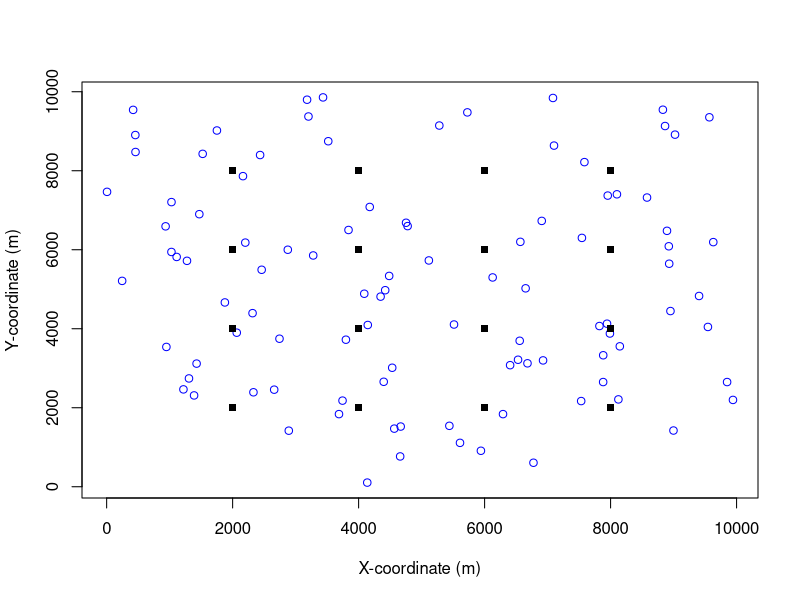
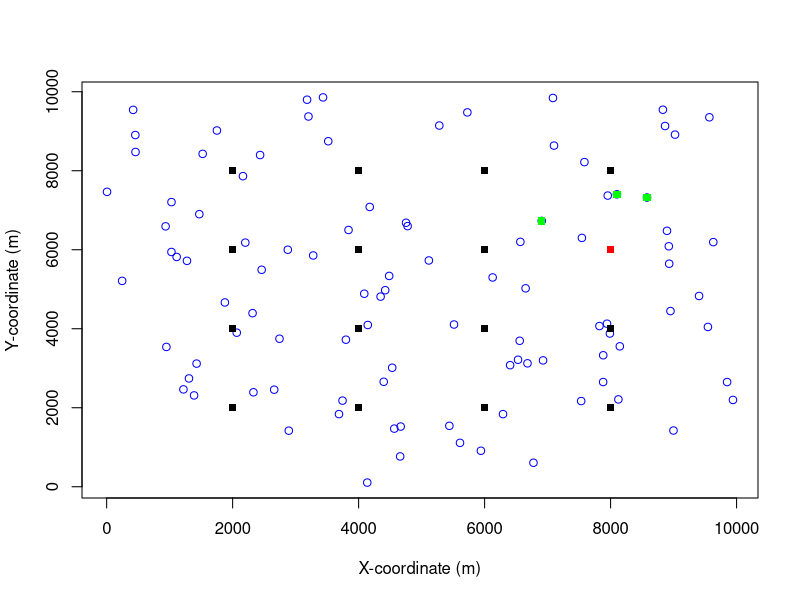
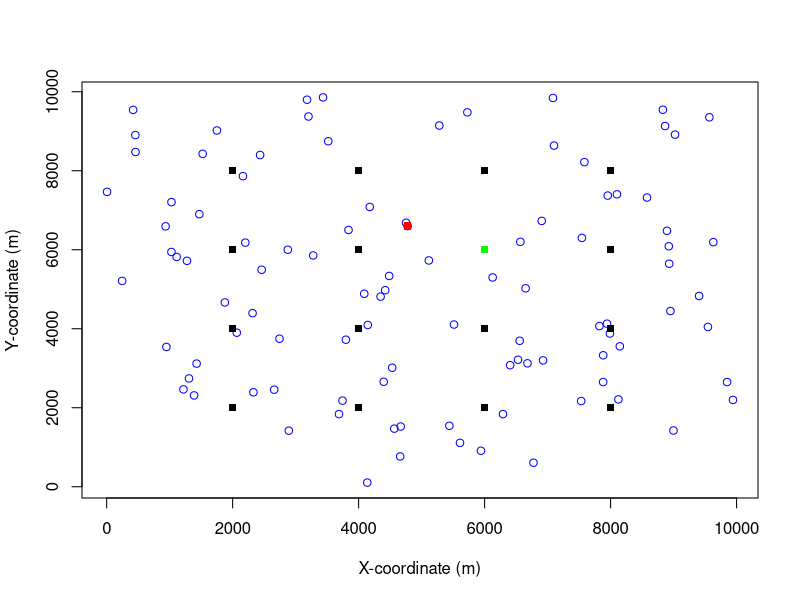

Recreate these plots in R, in order. (Note: this script raises an error after producing the figures.)
set.seed(123)
library(lubridate)
library(circular)

# x and y in square survey site with dimensions 10km x 10km with markers every 2000m
# mics
x_mic = seq(from = 2000, to = 8000, by = 2000)
y_mic = seq(from = 2000, to = 8000, by = 2000)

mic_coords = expand.grid(x = x_mic, y = y_mic)
colnames(mic_coords) = c('x_mic', 'y_mic')
mic_coords = as.matrix(mic_coords)

# expectation of gibbon groups in survey area
intensity = 0.000001 # modelling parameter gibbon groups / m2
x_perimeter = 10000
y_perimeter = 10000
survey_area = x_perimeter * y_perimeter
expected_gibbon_groups = intensity * survey_area

# homogeneous Poisson point process for getting gibbon coordinates
x_gibbon_group <- runif(expected_gibbon_groups, 0, x_perimeter)
y_gibbon_group <- runif(expected_gibbon_groups, 0, y_perimeter)

gibbon_group_caller_gender <- sample(c("M", "F", NA), expected_gibbon_groups, replace = TRUE)

gibbon_group_coords = cbind(x_gibbon_group, y_gibbon_group)
gibbon_group_coords = as.matrix(gibbon_group_coords)

# number of calls per gibbon group as poisson process count
call_count_mean <- 3 # modelling parameter
gibbon_group_call_count <- rpois(nrow(gibbon_group_coords), call_count_mean)

# plot of mic grid and Poisson point process distributed gibbon groups
{
  plot(x_gibbon_group, y_gibbon_group, type = "p", col = "blue", pch = 1, xlab = "X-coordinate (m)", ylab = "Y-coordinate (m)")
  points(mic_coords[,1], mic_coords[,2], type = "p", col = "black", pch = 15)
}

# Calculate the bearing from mic to gibbon group
calc_bearing = function(x_point_1, y_point_1, x_point_2, y_point_2) {
  bearing = atan2(
    y_point_2 - y_point_1,
    x_point_2 - x_point_1
  )
  
  # convert to range of radians [0,2pi] where bearing is taken clockwise from north (0 radians)
  if (bearing <= 0) {
    bearing = -1*bearing + 0.5*pi 
  } else if ((bearing > 0) && (bearing <= 0.5*pi)) {
    bearing = (0.5*pi - bearing)
  } else {
    bearing = (pi - bearing) + 1.5*pi
  }
  return(bearing)
}

# euclidean distance for detector to gibbon observation
dist_mic_gibbon <- matrix(NA, nrow = nrow(mic_coords), ncol = nrow(gibbon_group_coords))
bearing_mic_gibbon <- matrix(NA, nrow = nrow(mic_coords), ncol = nrow(gibbon_group_coords))

for (i in 1:nrow(dist_mic_gibbon)) {
  for (j in 1:ncol(dist_mic_gibbon)) {
    dist_mic_gibbon[i, j] <- sqrt(sum((mic_coords[i, ] - gibbon_group_coords[j, ])^2))
    bearing_mic_gibbon[i, j] <- calc_bearing(mic_coords[i, 1], mic_coords[i, 2], gibbon_group_coords[j, 1], gibbon_group_coords[j, 2])
  }
}

# half normal hazard distribution for probability matrix
# assuming each mic has same detection function
lambda = 50 # modelling parameter
sigma = 500 # modelling parameter

hazard_half_normal = function(lambda, sigma, dist_matrix) {
  prob_matrix = 1 - exp(-lambda * exp((-1 * dist_matrix^2) / (2 * sigma^2)))
  return (prob_matrix)
}

detection_prob_matrix = hazard_half_normal(lambda = lambda, sigma = sigma, dist_matrix = dist_mic_gibbon)

# weighted Bernoulli trails for each gibbon group to mic for detected/undetected
detection_matrix <- matrix(NA, nrow = nrow(mic_coords), ncol = nrow(gibbon_group_coords))

for (i in 1:nrow(dist_mic_gibbon)) {
  for (j in 1:ncol(dist_mic_gibbon)) {
    # another nested loop
    detection_matrix[i, j] <- rbinom(size = gibbon_group_call_count[j], n = 1, prob = detection_prob_matrix[i,j])
  }
}

### plotting results

# plot detected gibbon groups for chosen mic
plot_select = 12

for (i in plot_select) {
  detection_gibbon_group_idx = which(detection_matrix[i,] == 1)
  plot(x_gibbon_group, y_gibbon_group, type = "p", col = "blue", pch = 1, xlab = "X-coordinate (m)", ylab = "Y-coordinate (m)")
  points(mic_coords[,1], mic_coords[,2], type = "p", col = "black", pch = 15)
  points(mic_coords[i,1], mic_coords[i,2], type = "p", col = "red", pch = 15)
  points(x_gibbon_group[detection_gibbon_group_idx], y_gibbon_group[detection_gibbon_group_idx], type = "p", col = "green", pch = 15)
}

# plot mics which detected a certain gibbon group
plot_select = 36

for (i in plot_select) {
  detection_mic_idx = which(detection_matrix[,i] == 1)
  plot(x_gibbon_group, y_gibbon_group, type = "p", col = "blue", pch = 1, xlab = "X-coordinate (m)", ylab = "Y-coordinate (m)")
  points(mic_coords[,1], mic_coords[,2], type = "p", col = "black", pch = 15)
  points(x_gibbon_group[i], y_gibbon_group[i], type = "p", col = "red", pch = 15)
  points(mic_coords[detection_mic_idx,1], mic_coords[detection_mic_idx,2], type = "p", col = "green", pch = 15)
}

### create dataframes for analysis

# convert meter coordinates to lat, lng for RShiny App
convert_coords = function(x_coord, y_coord) {
  ref_lat = 14.201252
  ref_lng = 106.585033
  earth_radius = 6371000
  
  # calculate lat, lng
  # issue with this calculation
  lat = ref_lat + (y_coord / earth_radius) * (180 / pi)
  lng = ref_lng + (x_coord / (earth_radius * cos(lat * pi / 180))) * (180 / pi)
  
  lat_lng = cbind(lat, lng)
  
  return(lat_lng)
}

mic_lat_lng = data.frame()
mic_lat_lng = convert_coords(mic_coords[,1], mic_coords[,2])
mic_df = cbind(1:nrow(mic_lat_lng), mic_lat_lng)
colnames(mic_df)[1] = "mic_id"

# these are ground truth locations of each gibbon group and exact call times
gibbon_group_lat_lng = data.frame()
gibbon_group_lat_lng = convert_coords(gibbon_group_coords[,1], gibbon_group_coords[,2])
gibbon_group_df = cbind(1:nrow(gibbon_group_lat_lng), gibbon_group_call_count, gibbon_group_lat_lng, gibbon_group_caller_gender)
colnames(gibbon_group_df)[1] = "gibbon_group_id"

# generate random ground truth call times
dawn_chorus_start_time = as.POSIXct("2023-01-01 04:00:00", tz = "UTC")
dawn_chorus_end_time = as.POSIXct("2023-01-01 05:00:00", tz = "UTC")

# need to associate 
call_datetimes = as.POSIXct(runif(sum(gibbon_group_df[,2]), dawn_chorus_start_time, dawn_chorus_end_time), origin = "1970-01-01", tz = "UTC")
call_timestamps = as.integer(call_datetimes)

x0 <- rep(as.matrix(gibbon_group_coords), gibbon_group_call_count)

gibbon_group_coords <- as.matrix(gibbon_group_coords)

# gibbon_group_df = cbind(gibbon_group_df, call_datetimes)
# colnames(gibbon_group_df)[4] = "call_datetime"

### generate recording dataframe

# speed of sound (m/s)
speed_of_sound = 331
von_mises_kappa = 50 # modelling parameter

recording_df = data.frame()

for (i in 1:nrow(mic_df)) {
  ground_truth_animal_ID <- which(detection_matrix[i,] >= 1)
  total_calls <- detection_matrix[i,ground_truth_animal_ID]
  ground_truth_animal_ID <- rep(ground_truth_animal_ID, total_calls)
  mic_ID = rep(i, times = sum(total_calls))
  
  # compute measured call time which considers speed of sound
  ground_truth_call_datetime = as.POSIXct(runif(sum(total_calls), dawn_chorus_start_time, dawn_chorus_end_time), origin = "1970-01-01", tz = "UTC")
  ground_truth_call_timestamp = as.integer(ground_truth_call_datetime)
  measured_call_timestamp = ground_truth_call_timestamp + dist_mic_gibbon[i, ground_truth_animal_ID] / speed_of_sound
  measured_call_datetime = as.POSIXct(measured_call_timestamp, origin = "1970-01-01", tz = "UTC")
  
  # compute measured bearing
  ground_truth_bearing = bearing_mic_gibbon[i, ground_truth_animal_ID]
  # von mises distribution for bearing measurement
  measured_bearing = data.frame()
  for (j in 1:length(ground_truth_animal_ID)) {
    bearing = rvonmises(n = 1, mu = ground_truth_bearing[j], kappa = von_mises_kappa)
    measured_bearing = rbind(measured_bearing, bearing)
  }
  colnames(measured_bearing) = "measured_bearing"
  
  # retrieve the gender for each detected gibbon group
  measured_gender = gibbon_group_df$gibbon_group_caller_gender[ground_truth_animal_ID]
  
  # binding dataframes for each mic
  recording_temp = cbind(mic_ID, measured_gender, ground_truth_animal_ID, ground_truth_call_datetime, measured_call_datetime, ground_truth_bearing, measured_bearing)
  recording_df = rbind(recording_df, recording_temp)
}

recording_ID = seq(nrow(recording_df))
recording_df = cbind(recording_ID, recording_df)

write.csv(mic_df, "../output/mic.csv", row.names=FALSE)
write.csv(gibbon_group_df, "../output/gibbon_group.csv", row.names=FALSE)
write.csv(recording_df, "../output/recording_multicall.csv", row.names=FALSE)

### plot bearings for each anima_id (from mic) with measurement error distributions

### map plots for testing lat/lng
plot(mic_df[,2], mic_df[,3], type = "p", pch = 19, col = "blue", xlab = "longitude", ylab = "Latitude", main = "Scatterplot of Coordinates")
